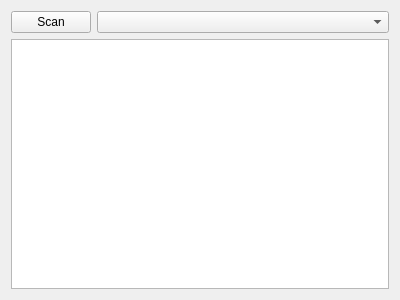
<?xml version="1.0" encoding="UTF-8"?>
<ui version="4.0">
 <class>scan_1d_widget</class>
 <widget class="QWidget" name="scan_1d_widget">
  <property name="geometry">
   <rect>
    <x>0</x>
    <y>0</y>
    <width>400</width>
    <height>300</height>
   </rect>
  </property>
  <property name="windowTitle">
   <string>1D Scan</string>
  </property>
  <layout class="QGridLayout" name="gridLayout" columnstretch="0,1">
   <item row="0" column="0">
    <widget class="QPushButton" name="toggle_scan_pushButton">
     <property name="sizePolicy">
      <sizepolicy hsizetype="Preferred" vsizetype="Fixed">
       <horstretch>0</horstretch>
       <verstretch>0</verstretch>
      </sizepolicy>
     </property>
     <property name="text">
      <string>Scan</string>
     </property>
     <property name="icon">
      <iconset>
       <normaloff>../../artwork/icons/scan-depth-start.svg</normaloff>
       <normalon>../../artwork/icons/scan-stop.svg</normalon>../../artwork/icons/scan-depth-start.svg</iconset>
     </property>
     <property name="iconSize">
      <size>
       <width>22</width>
       <height>22</height>
      </size>
     </property>
     <property name="checkable">
      <bool>true</bool>
     </property>
    </widget>
   </item>
   <item row="1" column="0" colspan="2">
    <widget class="PlotWidget" name="scan_plotWidget">
     <property name="sizePolicy">
      <sizepolicy hsizetype="Preferred" vsizetype="Preferred">
       <horstretch>0</horstretch>
       <verstretch>0</verstretch>
      </sizepolicy>
     </property>
     <property name="minimumSize">
      <size>
       <width>100</width>
       <height>100</height>
      </size>
     </property>
    </widget>
   </item>
   <item row="0" column="1">
    <widget class="QComboBox" name="channel_comboBox"/>
   </item>
  </layout>
 </widget>
 <customwidgets>
  <customwidget>
   <class>PlotWidget</class>
   <extends>QGraphicsView</extends>
   <header>pyqtgraph</header>
  </customwidget>
 </customwidgets>
 <resources/>
 <connections/>
</ui>
